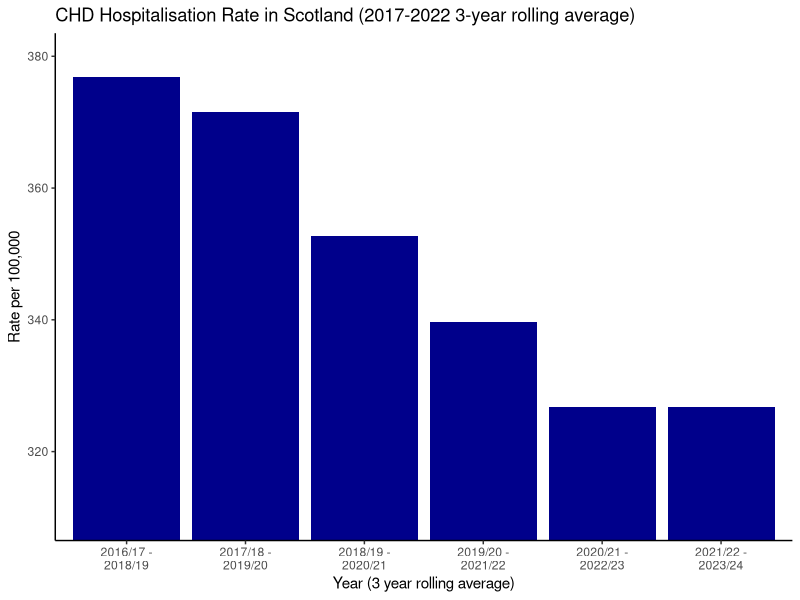

Write R code to recreate this figure.
## ---- chunk 1
knitr::opts_chunk$set(echo = TRUE)
## ---- chunk 2
# Loading packages needed for the analysis
library(tidyverse)
library(readr)
library(tidyr)
library(dplyr)
library(here)
## ---- chunk 3
# Importing the data and renaming it for ease
CHD_data <- read_csv("ScotPHO_datatab_extract_2025-11-29.csv")
glimpse (CHD_data)
## ---- chunk 4
# Selecting only the relevant columns needed, after year 2016.
#Renaming the column headings for better understanding
CHD_main <- CHD_data %>% select(year, period, numerator, measure) %>% filter(year>= 2017) %>% rename(Hosp_per_year = 'numerator', HospRate_100k = 'measure' )  
## ---- chunk 5
# Reducing the data in the period column due to repetition and ease of representation on the graph
CHD_main <- CHD_main %>% mutate(period = gsub(" financial years; 3-year aggregates","", period )) %>% mutate(period = gsub("to","-", period ))
View(CHD_main)
## ---- chunk 6
# To check the mean of the hospitalisation numbers and rates for the period
CHD_main %>% select(Hosp_per_year, HospRate_100k) %>% summary ()
## ---- chunk 7
# Plotting a bar chart to show the change, with the respective labels
ggplot(CHD_main, aes(x= str_wrap(period, 10), y= HospRate_100k)) + geom_col(fill = "blue4") + labs(title = "CHD Hospitalisation Rate in Scotland (2017-2022 3-year rolling average)", 
       x = "Year (3 year rolling average)", 
       y = "Rate per 100,000") + theme_classic() +
  coord_cartesian(ylim = c(310, 380))
